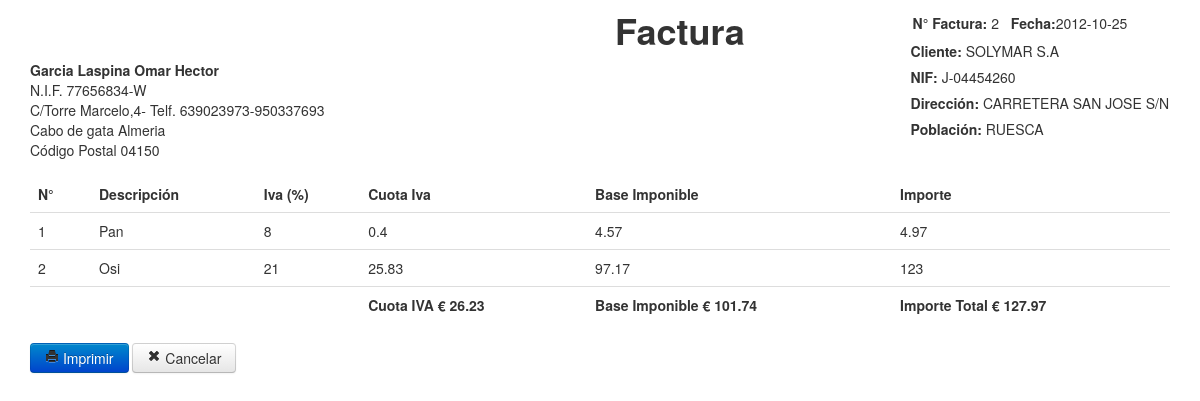
The page /facturasimple/Imprimirfacturasimple.php?idfact=19 (signed in) on the database its author committed.
### tables this page shows
CREATE TABLE `facturasimple` (
  `idfacturasimple` bigint(20) NOT NULL AUTO_INCREMENT,
  `numerofacturasimple` bigint(20) NOT NULL,
  `idcliente` bigint(20) NOT NULL,
  `fecha` date NOT NULL,
  `totalneto` float NOT NULL,
  `totaliva` float NOT NULL,
  `total` float NOT NULL,
  `anulada` int(11) NOT NULL,
  PRIMARY KEY (`idfacturasimple`)
);

CREATE TABLE `cliente` (
  `idcliente` bigint(10) NOT NULL AUTO_INCREMENT,
  `nombre` varchar(50) NOT NULL,
  `apellido` varchar(50) DEFAULT NULL,
  `cuit` varchar(50) NOT NULL DEFAULT '',
  `dni` varchar(50) NOT NULL,
  `email` varchar(100) DEFAULT NULL,
  `iddomicilio` bigint(10) NOT NULL,
  `2apellido` varchar(50) DEFAULT NULL,
  PRIMARY KEY (`idcliente`)
);

CREATE TABLE `domicilio` (
  `iddomicilio` bigint(10) NOT NULL AUTO_INCREMENT,
  `calle` varchar(100) NOT NULL,
  `numero` varchar(10) NOT NULL,
  `localidad` varchar(100) NOT NULL,
  PRIMARY KEY (`iddomicilio`)
);

CREATE TABLE `renglon_facturasimple` (
  `idrenglon` bigint(20) NOT NULL AUTO_INCREMENT,
  `producto` varchar(200) NOT NULL DEFAULT '',
  `iva` float NOT NULL,
  `neto` float NOT NULL,
  `valoriva` float NOT NULL,
  `total` float NOT NULL,
  `idfacturasimple` bigint(20) NOT NULL,
  PRIMARY KEY (`idrenglon`)
);

### negocios/factura/traerdoc.php (called while the page is built, shortened)
<?php
function traerdoc($id, $table) {
    $query = "SELECT * FROM $table WHERE id$table=$id";
    $result = mysql_query($query);
    $fila = mysql_fetch_assoc($result);
    return $fila;
}
function traer_renglones($id, $table) {
    $query = "SELECT * FROM renglon_$table WHERE id$table=$id";
    $result = mysql_query($query);
    return $result;
}
?>

### negocios/cliente/clienteonfactura.php (called while the page is built, shortened)
<?php
function select_cliente($id) {
    $query = "SELECT  cliente.idcliente, cliente.nombre, cliente.apellido, cliente.2apellido, cliente.cuit, cliente.dni, cliente.email, domicilio.iddomicilio,domicilio.calle, domicilio.localidad, domicilio.numero
FROM cliente
INNER JOIN domicilio
ON cliente.iddomicilio = domicilio.iddomicilio WHERE idcliente=".$id."";
    $result = mysql_query($query);
    while ($fila = mysql_fetch_assoc($result)) {
        $arraycliente = array(
            "idcliente" => $fila["idcliente"],
            "nombre" => $fila["nombre"],
            "apellido" => $fila["apellido"],
            "apellido2" => $fila["2apellido"],
            "nif" => $fila["cuit"],
            "dni" => $fila["dni"],
            "email" => $fila["email"],
            "iddomicilio" => $fila["iddomicilio"],
            "calle" => $fila["calle"],
            "poblacion" => $fila["localidad"],
            "numero" => $fila["numero"],
        );
    }
    return $arraycliente;
}
?>

### controlador/redirect.php (called while the page is built, shortened)
<?php
function validarSesion() {
    $session = NULL;
    if (isset($_SESSION['admin'])) {
        $session = "main.php";
    } else {
        $session = "mainusr.php";
    }
    return $session;
}
?>

### facturasimple/Imprimirfacturasimple.php (the view, shortened to what this page needs)
<?php
include (RUTA_ABS."/../controlador/redirect.php");
include (RUTA_ABS . "/../negocios/factura/traerdoc.php");
include (RUTA_ABS . "/../negocios/cliente/clienteonfactura.php");
$doc = traerdoc($_GET["idfact"], "facturasimple");
$cliente = select_cliente($doc['idcliente']);
$renglones = traer_renglones($doc["idfacturasimple"], "facturasimple")
?>
<!DOCTYPE html>
<html>
    <head>
        <link href="../css/bootstrap.min.css" rel="stylesheet" type="text/css">
        <link href="../css/bootstrap-responsive.min.css" rel="stylesheet" type="text/css">
        <link media="screen" href="facturasimple.css" rel="stylesheet" type="text/css">
        <link media="print" href="printfacturasimple.css" rel="stylesheet" type="text/css">
    </head>
    <body>
        <div  id="header" >
            <div class="datosfactura"  >
                <form class="form-inline" style="margin: 3px">
                    <label  for="numfactura"><b>N° Factura:</b> </label>  <label id="numfactura"><?php echo $doc['numerofacturasimple']; ?></label>
                    <label for="fecha">&nbsp&nbsp<b>Fecha: </b> </label><?php echo $doc["fecha"]; ?>
                </form>
                <form class="form-inline" style="margin: 1px">
                    <label for="inputcliente"><b>Cliente: </b></label> <label id="cliente" /><?php echo $cliente['nombre'] . " " . $cliente['apellido'] . " " . $cliente['apellido2']; ?></label>
                </form>
                <form class="form-inline" style="margin: 1px">
                    <label for="nif"><b>NIF:</b> </label>  <label id="nif" name="nif"> <?php echo $cliente['nif'] ?> </label>
                </form>
                <form class="form-inline" style="margin: 1px">
                    <label for="direccion"><b>Dirección: </b> </label>  <label id="dir" name="dir"> <?php echo $cliente['calle'] . " " . $cliente['numero']; ?> </label>
                </form>
                <form class="form-inline" style="margin: 1px">
                    <label  for="poblacion"><b>Población: </b></label>  <label id="poblacion" name="poblacion"> <?php echo $cliente['poblacion']; ?> </label>
                </form>
            </div>
            <div class="titulofactura">
                <h1 class="titulo">Factura  </h1>
                <address >
                    <strong>Garcia Laspina Omar Hector</strong><br>
                    N.I.F. 77656834-W<br>
                    C/Torre Marcelo,4- Telf. 639023973-950337693<br>
                    Cabo de gata Almeria<br>
                    Código Postal 04150<br>
                </address>
            </div>
        </div>
        <div id="container">
            <div class="tablafactura" style="margin-top: 1px">
                <table class="table table-hover" style="margin-top: 1px">
                    <thead>
                        <tr>
                            <th>N°&nbsp</th>
                            <th>Descripción</th>
                            <th>Iva (%)</th>
                            <th>Cuota Iva</th>
                            <th>Base Imponible</th>
                            <th>Importe</th>
                        </tr>
                    </thead>
                    <tbody id="tbody">
                        <?php
                        $i = 1;
                        while ($fila = mysql_fetch_assoc($renglones)) {
                            echo '<tr name="fila"> ';
                            echo '<td>' . $i . '</td>';
                            echo '<td>' . $fila['producto'] . '</td>';
                            echo '<td>' . $fila['iva'] . '</td>';
                            echo '<td>' . $fila['valoriva'] . '</td>';
                            echo '<td>' . $fila['neto'] . '</td>';
                            echo '<td>' . $fila['total'] . '</td>';
                            echo '</tr>';
                            $i++;
                        }
                        ?>
                    </tbody>
                    <thead>
                        <tr  >
                            <th></th>
                            <th></th>
                            <th></th>
                            <th  >Cuota IVA €&nbsp<output id="totaliva"><?php echo $doc['totaliva'] ?></output></th>
                            <th >Base Imponible €&nbsp<output id="totalneto"><?php echo $doc['totalneto'] ?></output></th>
                            <th > Importe Total €&nbsp<output id="total"><?php echo $doc['total'] ?></output> </th>
                        </tr>
                    </thead>
                </table>
            </div>
            <div class="botonfilas">
                <p >
                    <button class="btn btn-primary" onclick="print();" type="button"> <i class=" icon-print"></i> Imprimir</button>
                    <button onclick="window.open('../<?php echo validarSesion(); ?>?iu=modtablafacturasimple.php&mdir=negocios&dir=facturasimple','_self');" class="btn " type="button"> <i class="icon-remove"></i> Cancelar</button>
                </p>
            </div>
        </div>
    </body>
</html>

### facturasimple/facturasimple.css (style rules this page uses)
#header { height: 165px; }
.datosfactura { float: right; margin-right:30px; height: auto; }
.titulofactura { margin-left: 30px; }
.titulo { margin-left: 50%; margin-right: 50%; }
.tablafactura { margin-left: 30px; margin-right: 30px; }
.botonfilas { position: absolute; margin-left: 30px; }

### facturasimple/printfacturasimple.css (style rules this page uses)
#header { height: 155px; }
.datosfactura { float:right; margin-right: 5px; height: auto; }
.titulo { margin-left: 30%; margin-right: 50%; }
.titulofactura { margin-left: 30px; height: 170px; }
.tablafactura { margin-left: 30px; margin-right: 30px; }
.botonfilas { display: none; }

### rows shown on the page
facturasimple: numerofacturasimple "2", fecha "2012-10-25", totaliva "26.23", totalneto "101.74", total "127.97"
cliente: nombre "SOLYMAR S.A", iddomicilio.calle "CARRETERA SAN JOSE", iddomicilio.numero "S/N", iddomicilio.localidad "RUESCA"
renglon_facturasimple: producto "Pan", iva "8", valoriva "0.4", neto "4.57", total "4.97"
renglon_facturasimple: producto "Osi", iva "21", valoriva "25.83", neto "97.17", total "123"

### other values the page prints
$cliente['nif'] "J-04454260"
